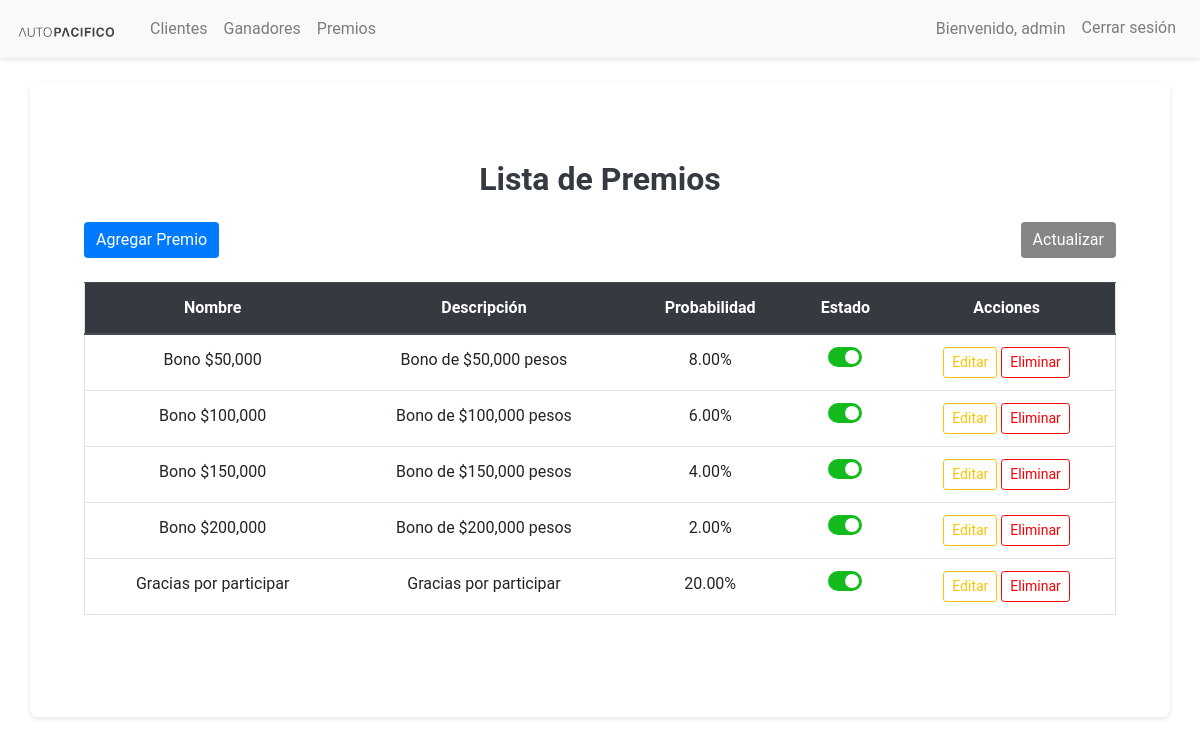
The page /ruleta/admin/premios/ (signed in) on the database its author committed.
### ruleta/models.py (models this page shows, shortened)
class Premio(models.Model):
    nombre = models.CharField(max_length=50)
    descripcion = models.TextField()
    probabilidad = models.FloatField(help_text="Probabilidad de ganar este premio (en porcentaje)")
    estado = models.BooleanField(default=True)  # Activo/Inactivo

### ruleta/views.py (the view)
# urls.py: path('admin/premios/', views.PremiosCRUDView.as_view(), name='premios_crud'),
class PremiosCRUDView(UserPassesTestMixin, ListView):
    model = Premio
    template_name = 'admin/premios_crud.html'
    def test_func(self):
        return self.request.user.is_superuser

### ruleta/templates/admin/premios_crud.html (shortened to what this page needs)
{% extends 'base.html' %}
{% block content %}
<div class="container-fluid px-4 py-5">
    <h2 class="text-center mb-4">Lista de Premios</h2>
    <div class="d-flex justify-content-between align-items-center mb-4">
        <a href="{% url 'crear_premio' %}" class="btn btn-primary">
             Agregar Premio
        </a>
        <button onclick="location.reload();" class="btn btn-secondary">
             Actualizar
        </button>
    </div>
    <div class="table-responsive">
        <table class="table table-hover align-middle text-center">
            <thead class="thead-dark">
                <tr>
                    <th>Nombre</th>
                    <th>Descripción</th>
                    <th>Probabilidad</th>
                    <th>Estado</th>
                    <th>Acciones</th>
                </tr>
            </thead>
            <tbody>
                {% for premio in object_list %}
                <tr>
                    <td>{{ premio.nombre }}</td>
                    <td>{{ premio.descripcion }}</td>
                    <td>{{ premio.probabilidad|floatformat:2 }}%</td>
                    <td>
                        <label class="switch">
                            <span class="slider round"></span>
                        </label>
                    </td>
                    <td>
                        <a href="{% url 'editar_premio' premio.id %}" class="btn btn-sm btn-outline-warning">
                             Editar
                        </a>
                        <a href="{% url 'eliminar_premio' premio.id %}" class="btn btn-sm btn-outline-danger">
                             Eliminar
                        </a>
                    </td>
                </tr>
                {% empty %}
                <tr>
                    <td colspan="5" class="text-center text-muted">No hay premios registrados.</td>
                </tr>
                {% endfor %}
            </tbody>
        </table>
    </div>
</div>
{% endblock %}

### ruleta/templates/base.html (shortened to what this page needs)
<!DOCTYPE html>
<html lang="en">
<head>
    <link rel="stylesheet" href="https://maxcdn.bootstrapcdn.com/bootstrap/4.5.2/css/bootstrap.min.css">
    {% load static %}
    <link rel="stylesheet" href="{% static 'ruleta/styles.css' %}">
</head>
<body>
    <nav class="navbar navbar-expand-lg navbar-light bg-light">
        <a class="navbar-brand" href="{% url 'dashboard' %}">
            <img src="{% static 'ruleta/img/logo.png' %}" alt="Logo" width="100" height="auto" justify="center">
        </a>
        <div class="collapse navbar-collapse" id="navbarNav">
            <ul class="navbar-nav mr-auto">
                <li class="nav-item">
                    <a class="nav-link" href="{% url 'clientes_crud' %}" justify="center">Clientes</a>
                </li>
                <li class="nav-item">
                    <a class="nav-link" href="{% url 'ganadores_crud' %}">Ganadores</a>
                </li>
                <li class="nav-item">
                    <a class="nav-link" href="{% url 'premios_crud' %}">Premios</a>
                </li>
            </ul>
            <ul class="navbar-nav ml-auto">
                {% if user.is_authenticated %}
                    <li class="nav-item">
                        <span class="nav-link">Bienvenido, {{ user.username }}</span>
                    </li>
                    <li class="nav-item">
                        <form method="post" action="{% url 'logout' %}">
                            <button type="submit" class="btn btn-outline-danger nav-link" style="border: none;">Cerrar sesión</button>
                        </form>
                    </li>
                {% else %}
                    <li class="nav-item">
                        <a class="nav-link btn btn-outline-primary" href="{% url 'login' %}">Iniciar sesión</a>
                    </li>
                {% endif %}
            </ul>
        </div>
    </nav>
    <div class="container mt-4">
        {% block content %}
        {% endblock %}
    </div>
</body>
</html>

### ruleta/static/ruleta/styles.css (style rules this page uses)
body { font-family: 'Roboto', sans-serif; background-color: #ffffff; color: #212529; line-height: 1.6; margin: 0; padding: 0; }
.navbar { background-color: #343a40; color: #f8f9fa; box-shadow: 0 2px 5px rgba(0, 0, 0, 0.1); }
.navbar .nav-link { color: #f8f9fa; transition: color 0.3s ease; }
.navbar-brand img { margin-right: 10px; }
.btn-outline-primary, .btn-outline-danger { color: #ff0000; border-color: #ff0000; transition: background-color 0.3s ease, color 0.3s ease; }
.btn-primary, .btn-secondary { background-color: #868686; border: none; color: #ffffff; transition: background-color 0.3s ease, box-shadow 0.3s ease; }
h2 { font-weight: bold; color: #343a40; text-align: center; margin-bottom: 30px; }
.container { background: #ffffff; padding: 30px; border-radius: 8px; box-shadow: 0 2px 5px rgba(0, 0, 0, 0.1); }
.table { border: 1px solid #dee2e6; margin-bottom: 1.5rem; border-radius: 8px; }
.thead-dark th { background-color: #343a40; color: #f8f9fa; }
.switch { position: relative; display: inline-block; width: 34px; height: 20px; }
.slider { position: absolute; cursor: pointer; top: 0; left: 0; right: 0; bottom: 0; background-color: #ccc; transition: 0.4s; border-radius: 34px; }
.slider:before { position: absolute; content: ""; height: 14px; width: 14px; left: 3px; bottom: 3px; background-color: white; transition: 0.4s; border-radius: 50%; }
input:checked + .slider { background-color: #13bb1c; }
input:checked + .slider:before { transform: translateX(14px); }
label { color: #495057; font-weight: bold; }
.btn-primary, .btn-outline-primary { background-color: #007bff; border-color: #007bff; }
.btn-primary { background-color: #007bff; border-color: #007bff; }

### rows shown on the page
Premio: nombre "Bono $50,000", descripcion "Bono de $50,000 pesos", probabilidad "8.00"
Premio: nombre "Bono $100,000", descripcion "Bono de $100,000 pesos", probabilidad "6.00"
Premio: nombre "Bono $150,000", descripcion "Bono de $150,000 pesos", probabilidad "4.00"
Premio: nombre "Bono $200,000", descripcion "Bono de $200,000 pesos", probabilidad "2.00"
Premio: nombre "Gracias por participar", descripcion "Gracias por participar", probabilidad "20.00"

### other values the page prints
{{ user.username }} "admin"
